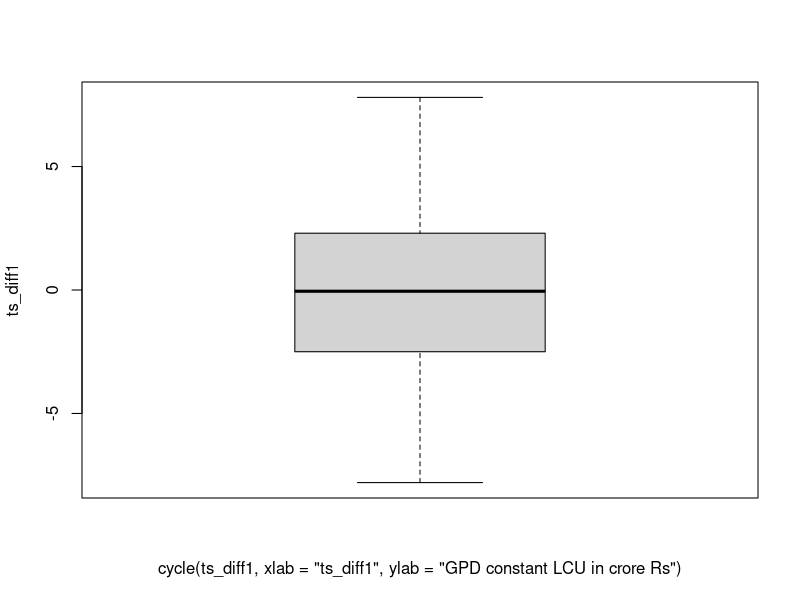
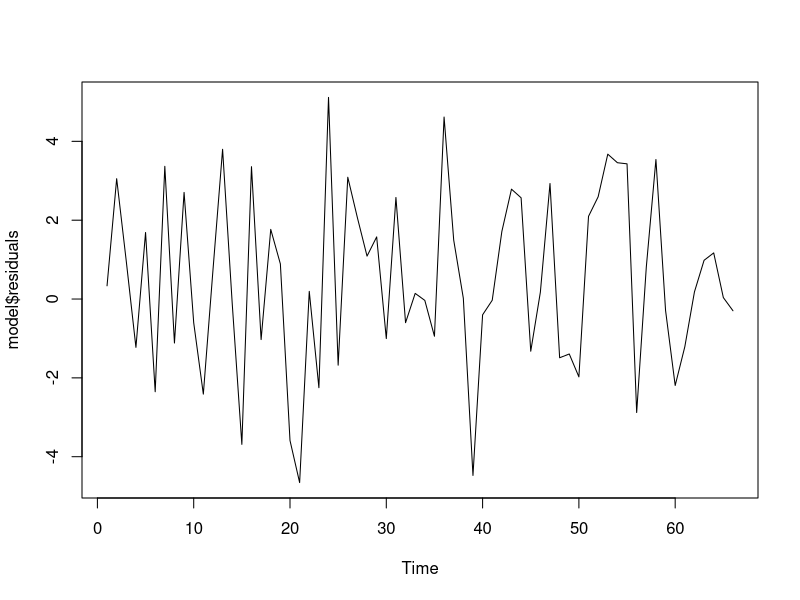
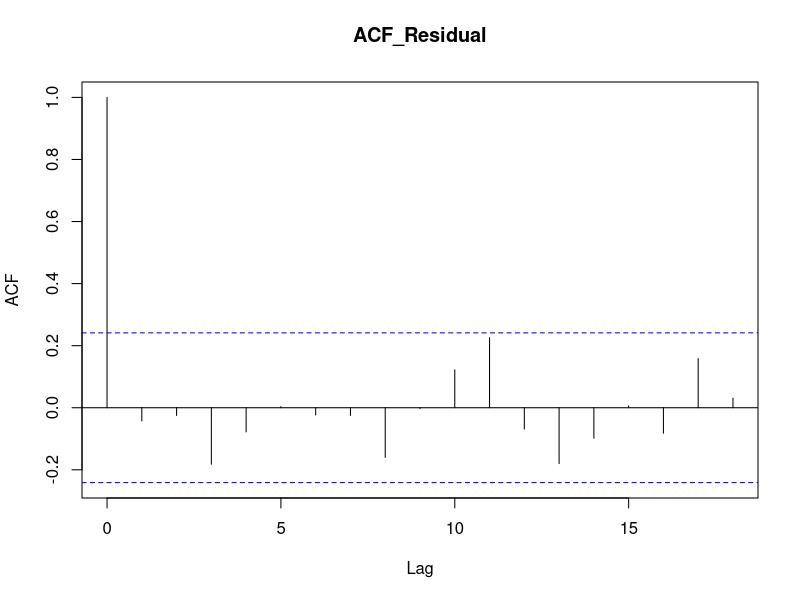
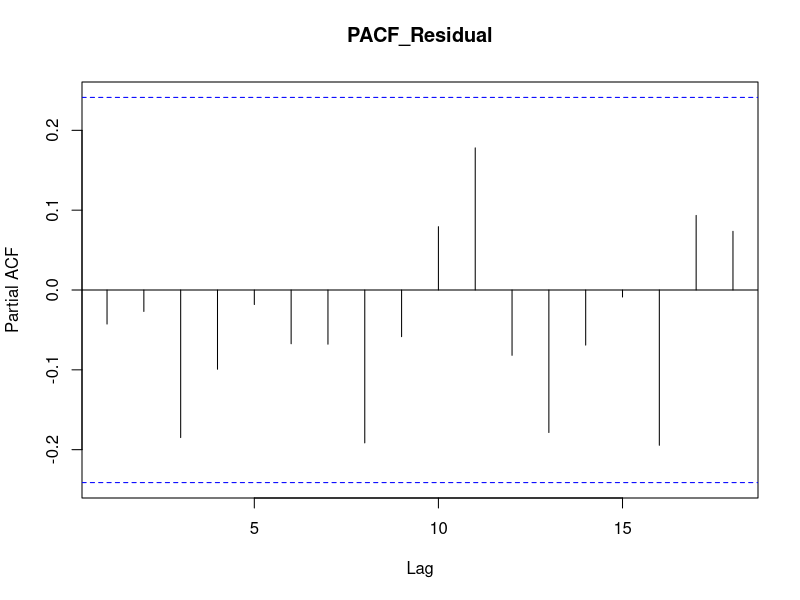
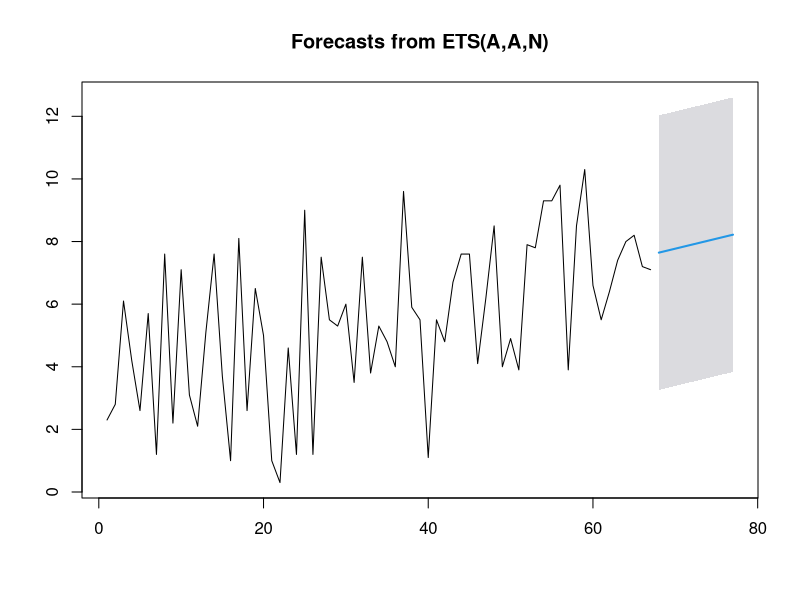

Here is the R script that generated these plots, in order:
## Anual GDP Forecast using ARIMA Model 

setwd("E:/GDP")
data=read.csv("GDP rate Yearly.csv")
head(data,20)
#attach(data)
gdp=data[,2]
class(gdp)
str(gdp)
end(gdp)
frequency(gdp)
sum(is.na(gdp))
summary(gdp)

### To check stationarity
Box.test(gdp)# alternative hypothesis: stationary
## above test we conclude data is stationary 

## Your data are not stationary then we convert the statinary data.
#library(tseries)
 # test stationary signal
# Null hypothesis : data is stationary 
lag.length = 1
ts_diff1 <- diff(gdp, differences = 1)
Box.test(ts_diff1, lag=lag.length, type="Ljung-Box")


library(forecast)
tsdata=ts (gdp, start=c(1952), end=c(2018), frequency=67)# freq=67 for no. of row data.


cycle(ts_diff1) # get a boxplot by cycle.
boxplot(ts_diff1~cycle(ts_diff1,xlab="ts_diff1",ylab="GPD constant LCU in crore Rs"),Main="Yearly ts_diff1 BOXPLOT from 1960 to 2018")


### fitting the model ####
model=auto.arima(ts_diff1)
model
summary(model)
## Let run with trace to compare the information criteria.

auto.arima(ts_diff1,ic="aic",trace =TRUE) # To check model help of AIC and minimum AIC better the model.

##Install.packages("tseries")
library("tseries")

plot.ts(model$residuals)
acf(ts(model$residuals),main="ACF_Residual")
pacf(ts(model$residuals),main="PACF_Residual")

## use the model to forecast for next 10 years
myforecast=forecast(gdp,level = c(95),h=10)
myforecast
plot(myforecast)
summary(myforecast)
myforecast$method
myforecast$fitted
myforecast$series
myforecast$residuals
myforecast$mean


